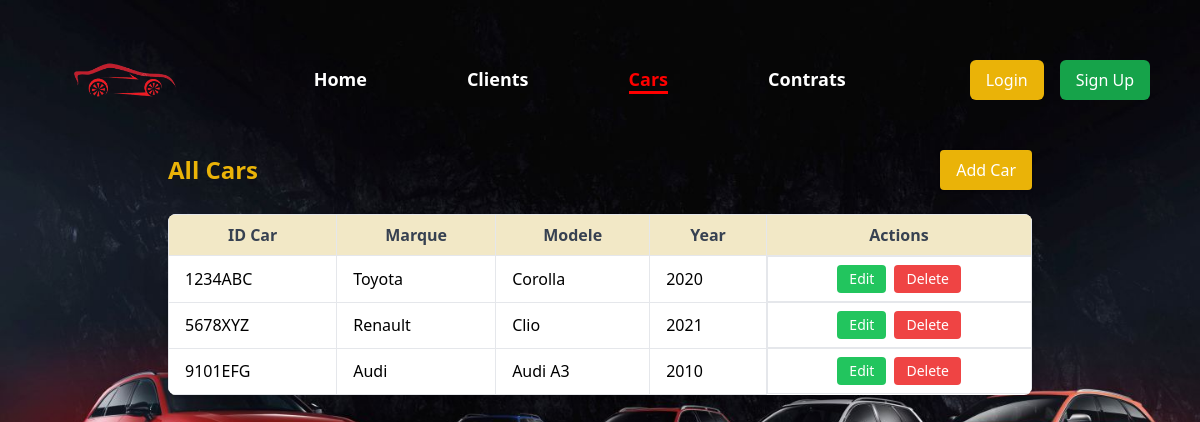
Page /Cars/cars.php on the committed database.
### tables this page shows
CREATE TABLE `voiture` (
  `idvoiture` varchar(50) NOT NULL,
  `marque` varchar(50) DEFAULT NULL,
  `modele` varchar(50) DEFAULT NULL,
  `annee` int DEFAULT NULL,
  PRIMARY KEY (`idvoiture`)
);

### Cars/cars.php (the view, shortened to what this page needs)
<!DOCTYPE html>
<html lang="en">
<head>
    <script src="https://cdn.tailwindcss.com"></script>
    <link rel="stylesheet" href="../css/style-cars.css">
</head>
<body class="bg-[url('/img/cars.4.jpg')] bg-no-repeat bg-cover">
    <nav class="header">
        <div class="logo ">
            <img src="../img/logooo.png" href="../home.html" alt="car Logo">
        </div>
        <div class="nav-menu flex items-center space-x-6 overflow-x-auto">
            <ul>
                <li><a href="../index.html" >Home</a></li>
                <li><a href="../Clients/clients.php">Clients</a></li>
                <li><a href="../Cars/cars.php" class="active">Cars</a></li>
                <li><a href="../Contrats/contrats.php">Contrats</a></li>
            </ul>
            <div class="auth-buttons flex space-x-4">
                <?php if (isset($_SESSION['email'])): ?>
                    <span class="text-yellow-500 font-bold"><?php echo htmlspecialchars($_SESSION['username'] ?? ''); ?></span>
                    <a href="classAuth.php?action=logout" class="px-4 py-2 bg-red-500 hover:bg-red-600 rounded-md text-white font-medium">Logout</a>
                <?php else: ?>
                    <a href="/Authentification/login.php" class="px-4 py-2 bg-yellow-500 hover:bg-yellow-600 rounded-md text-white font-medium">Login</a>
                    <a href="/Authentification/register.php" class="px-4 py-2 bg-green-600 hover:bg-green-700 rounded-md text-white font-medium">Sign Up</a>
                <?php endif; ?>
            </div>
        </div>
    </nav>
    <div class="container mx-auto mt-[150px] px-20">
        <div class="flex justify-between items-center mb-6">
            <h2 class="text-2xl font-semibold text-yellow-500">All Cars</h2>
            <a class="bg-yellow-500 text-white px-4 py-2 rounded shadow hover:bg-yellow-600" href="add-car.php" role="button">Add Car</a>
        </div>
        <?php
        require '../connect.php';
        $result = $conn->query("SELECT * FROM voiture");
        if ($result->num_rows > 0) {
            echo "<div class='bg-white shadow-md rounded-lg overflow-x-auto'>
                    <table class='table-auto w-full border-collapse'>
                        <thead class='bg-[#F2E8C6] text-gray-700'>
                            <tr>
                                <th class='px-4 py-2 border'>ID Car</th>
                                <th class='px-4 py-2 border'>Marque</th>
                                <th class='px-4 py-2 border'>Modele</th>
                                <th class='px-4 py-2 border'>Year</th>
                                <th class='px-4 py-2 border'>Actions</th>
                            </tr>
                        </thead>
                        <tbody>";
            while ($row = $result->fetch_assoc()) {
                echo "<tr class='hover:bg-gray-300'>
                        <td class='px-4 py-2 border'>{$row['idvoiture']}</td>
                        <td class='px-4 py-2 border'>{$row['marque']}</td>
                        <td class='px-4 py-2 border'>{$row['modele']}</td>
                        <td class='px-4 py-2 border'>{$row['annee']}</td>
                        <td class='px-4 py-2 border flex items-center justify-center gap-2'>
                            <a class='bg-green-500 text-white px-3 py-1 rounded text-sm hover:bg-green-600' href='edit-car.php?idvoiture=$row[idvoiture]'>Edit</a>
                            <a class='bg-red-500 text-white px-3 py-1 rounded text-sm hover:bg-red-600' href='delete-car.php?idvoiture=$row[idvoiture]'>Delete</a>
                        </td>
                      </tr>";
            }
            echo "    </tbody>
                    </table>
                </div>";
        } else {
            echo "<p class='text-center text-gray-600'>No cars found.</p>";
        }
        ?>
    </div>
</body>
</html>

### css/style-cars.css (style rules this page uses)
.header { display: flex; align-items: center; justify-content: space-between; padding: 20px 50px; background-color: transparent; position: fixed; width: 100%; z-index: 1000; margin-top: -150px; }
.header .logo img { width: 150px; height: auto; margin-left: 0px; }
.nav-menu ul { list-style: none; display: flex; }
.nav-menu ul li { margin-right: 100px; }
.nav-menu ul li a { text-decoration: none; font-size: 18px; font-weight: 700; color: white; transition: color 0.3s ease, transform 0.3s ease; }
ul li a.active, ul li a:hover { color: red; border-bottom: 3px solid red; transform: scale(1.1); }

### rows in the picture
voiture: idvoiture "1234ABC", marque "Toyota", modele "Corolla", annee "2020"
voiture: idvoiture "5678XYZ", marque "Renault", modele "Clio", annee "2021"
voiture: idvoiture "9101EFG", marque "Audi", modele "Audi A3", annee "2010"
